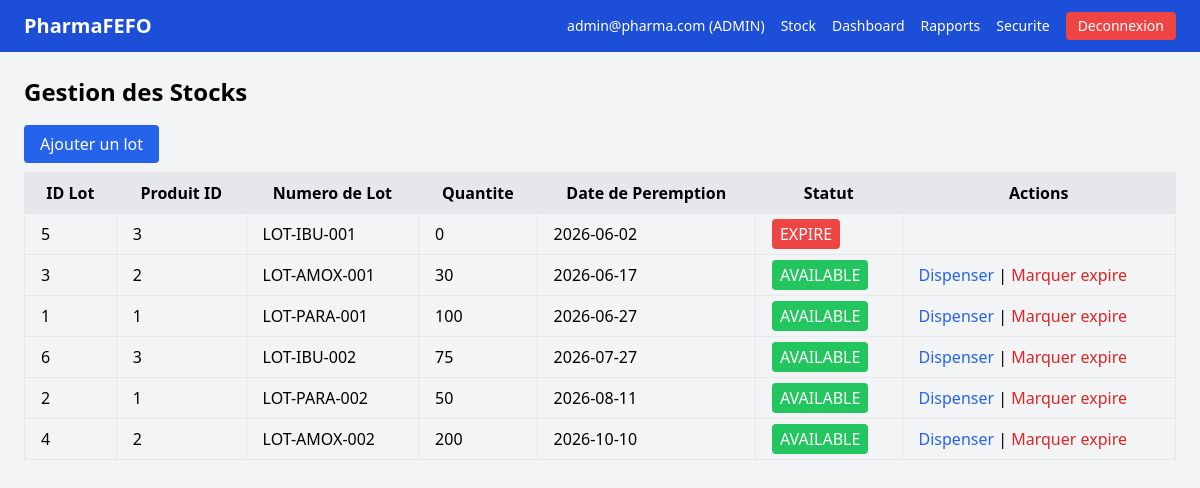
Page /index.php?action=stock (signed in) on the committed database.
### tables this page shows
CREATE TABLE IF NOT EXISTS stock_batches (
    id INT AUTO_INCREMENT PRIMARY KEY,
    product_id INT NOT NULL,
    lot_number VARCHAR(100) NOT NULL,
    quantity INT NOT NULL DEFAULT 0,
    expiration_date DATE NOT NULL,
    status VARCHAR(50) NOT NULL DEFAULT 'AVAILABLE',
    FOREIGN KEY (product_id) REFERENCES products(id)
);

### src/Repository/StockBatchRepository.php (called while the page is built, shortened)
<?php
class StockBatchRepository
{
    private PDO $pdo;
    public function __construct()
    {
        $this->pdo = Database::getConnection();
    }
    private function hydrate(array $row): StockBatch
    {
        return new StockBatch(
            (int) $row['id'],
            (int) $row['product_id'],
            $row['lot_number'],
            (int) $row['quantity'],
            new DateTime($row['expiration_date']),
            $row['status'] ?: 'AVAILABLE'
        );
    }
    public function findAll(): array
    {
        $stmt = $this->pdo->query("SELECT * FROM stock_batches ORDER BY expiration_date ASC");
        $rows = $stmt->fetchAll(PDO::FETCH_ASSOC);
        $batches = [];
        foreach ($rows as $row) {
            $batches[] = $this->hydrate($row);
        }
        return $batches;
    }
}

### config/database.php (called while the page is built, shortened)
<?php
class Database
{
    private static ?PDO $pdo = null;
    public static function getConnection(): PDO
    {
        if (self::$pdo === null) {
            self::$pdo = new PDO(
                'mysql:host=localhost;dbname=PharmaFEFO;charset=utf8mb4',
                'root',
                '',
                [
                    PDO::ATTR_ERRMODE => PDO::ERRMODE_EXCEPTION,
                    PDO::ATTR_DEFAULT_FETCH_MODE => PDO::FETCH_ASSOC,
                ]
            );
        }
        return self::$pdo;
    }
}

### src/Entity/StockBatch.php (called while the page is built, shortened)
<?php
class StockBatch
{
    private int $id;
    private int $productId;
    private string $lotNumber;
    private int $quantity;
    private DateTime $expirationDate;
    private string $status;
    public function __construct(
        int $id,
        int $productId,
        string $lotNumber,
        int $quantity,
        DateTime $expirationDate,
        string $status
    ) {
        $this->id = $id;
        $this->productId = $productId;
        $this->lotNumber = $lotNumber;
        $this->quantity = $quantity;
        $this->expirationDate = $expirationDate;
        $this->status = $status;
    }
    public function getId(): int { return $this->id; }
    public function getProductId(): int { return $this->productId; }
    public function getLotNumber(): string { return $this->lotNumber; }
    public function getQuantity(): int { return $this->quantity; }
    public function getExpirationDate(): DateTime { return $this->expirationDate; }
    public function getStatus(): string { return $this->status; }
}

### templates/Stock/Index.php (the view, shortened to what this page needs)
<?php include __DIR__ . '/../layout/base.php'; ?>
<h1 class="text-2xl font-bold mb-6">Gestion des Stocks</h1>
<div class="mb-4">
    <a href="index.php?action=scan" class="bg-blue-600 text-white px-4 py-2 rounded hover:bg-blue-700">
        Ajouter un lot
    </a>
</div>
<div class="overflow-x-auto">
<table class="min-w-full border border-gray-300 rounded-lg shadow-sm">
    <thead class="bg-gray-200">
        <tr>
            <th class="px-4 py-2 border">ID Lot</th>
            <th class="px-4 py-2 border">Produit ID</th>
            <th class="px-4 py-2 border">Numero de Lot</th>
            <th class="px-4 py-2 border">Quantite</th>
            <th class="px-4 py-2 border">Date de Peremption</th>
            <th class="px-4 py-2 border">Statut</th>
            <th class="px-4 py-2 border">Actions</th>
        </tr>
    </thead>
    <tbody>
        <?php if (!empty($batches)): ?>
            <?php foreach ($batches as $batch): ?>
                <tr class="hover:bg-gray-50">
                    <td class="px-4 py-2 border"><?= $batch->getId(); ?></td>
                    <td class="px-4 py-2 border"><?= $batch->getProductId(); ?></td>
                    <td class="px-4 py-2 border"><?= htmlspecialchars($batch->getLotNumber()); ?></td>
                    <td class="px-4 py-2 border"><?= $batch->getQuantity(); ?></td>
                    <td class="px-4 py-2 border"><?= $batch->getExpirationDate()->format('Y-m-d'); ?></td>
                    <td class="px-4 py-2 border">
                        <?php if ($batch->getStatus() === 'EXPIRED'): ?>
                            <span class="bg-red-500 text-white px-2 py-1 rounded">EXPIRE</span>
                        <?php else: ?>
                            <span class="bg-green-500 text-white px-2 py-1 rounded"><?= htmlspecialchars($batch->getStatus()); ?></span>
                        <?php endif; ?>
                    </td>
                    <td class="px-4 py-2 border">
                        <?php if ($batch->getStatus() !== 'EXPIRED' && $batch->getQuantity() > 0): ?>
                            <a href="index.php?action=dispense&product=<?= $batch->getProductId(); ?>"
                               class="text-blue-600 hover:underline">Dispenser</a> |
                        <?php endif; ?>
                        <?php if ($batch->getStatus() !== 'EXPIRED'): ?>
                            <a href="index.php?action=expire&batch=<?= $batch->getId(); ?>"
                               class="text-red-600 hover:underline">Marquer expire</a>
                        <?php endif; ?>
                    </td>
                </tr>
            <?php endforeach; ?>
        <?php endif; ?>
    </tbody>
</table>
</div>
    </main>
</body>
</html>

### rows in the picture
stock_batches: id "5", product "3", lot_number "LOT-IBU-001", quantity "0", format "2026-06-02", status "EXPIRE"
stock_batches: id "3", product "2", lot_number "LOT-AMOX-001", quantity "30", format "2026-06-17", status "AVAILABLE"
stock_batches: id "1", product "1", lot_number "LOT-PARA-001", quantity "100", format "2026-06-27", status "AVAILABLE"
stock_batches: id "6", product "3", lot_number "LOT-IBU-002", quantity "75", format "2026-07-27", status "AVAILABLE"
stock_batches: id "2", product "1", lot_number "LOT-PARA-002", quantity "50", format "2026-08-11", status "AVAILABLE"
stock_batches: id "4", product "2", lot_number "LOT-AMOX-002", quantity "200", format "2026-10-10", status "AVAILABLE"

### other values in the picture
$_SESSION['user']['email'] "admin@pharma.com"
$_SESSION['user']['role'] "ADMIN"
